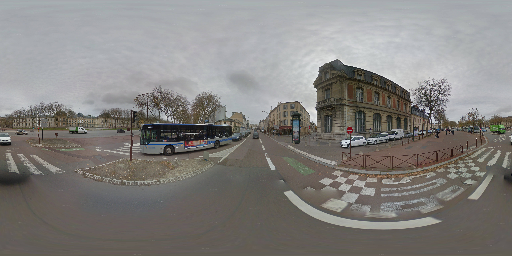
//> input picture pcl_viusalizer/data/pano.png, 512 x 256 px
$ ./backproj   (built with g++ and OpenCV 4)
//> lines starting //> are read from the running program, lines starting //| are printed output that depends on the picture

#include <vector>
#include <stdio.h>
#include <math.h>
#include <fstream>
#include <iostream>

#include <opencv2/opencv.hpp>

using namespace cv;
using namespace std;

Mat backProjection(double &heading, Mat &pano, double &stepPano ){

	int image_height = 480;
	int image_width  = 640;
	Mat rectilinear(image_height, image_width, CV_8UC3);

	Mat R(3,3, CV_64F);

	//double heading; //z axis (0 - 2*M_PI)
	double pitch = 0;  //acorrding to camera on fly
	double roll =0;

	double c1 = cos(heading*M_PI/180);
    double s1 = sin(heading*M_PI/180);
    double c2 = cos(pitch*M_PI/180);
    double s2 = sin(pitch*M_PI/180);

   	double m1[3][3] = {{c1,s1,0},{-s1,c1,0},{0,0,1}}; //heading counterclockwise
    double m2[3][3] = {{c2,0,-s2},{0,1,0},{s2,0,c2}};  //pitch

    Mat R1(3,3,CV_64F,m1);
    Mat R2(3,3,CV_64F,m2);

    //back projection
    //2D => 3D
    R =R1.t() * R2.t();


    //camera instrinsic parameters
		/*k = [f 0 cu
			0 f cv
			0 0 1] */

	//The fov is defined according to the focal lenth of camera on fly
	double fov =  57.7890;
	double f = (double) image_width/(2*tan(fov*M_PI/180/2));
	double cu = (double) image_width /2;
	double cv = (double) image_height /2;


    for (int u = 0; u < image_width; u++){
    	for (int v = 0; v < image_height; v++)
    	{
    		//d = direction of 3D point in camera frame (z forward)
    		//d = inverse (k) * [u,v,1]^T suppose dz=1
    		double dx = (double)(u-cu)/f;
    		double dy = (double)(cv-v)/f;
    		double dz = 1;//

    		Mat X(3,1,CV_64F); //3D point in image frame (x forward)

    		X.at<double>(0,0) = dz;
    		X.at<double>(1,0) = dx;
    		X.at<double>(2,0) = dy;

    		Mat Xpano = R*X; // in panorama frame (x forward)

    		double x, y, z;
		    // here I choose psi in (0 2pi) while theta in (0 pi)
    		x = Xpano.at<double>(0,0); //=cos(psi)*sin(theta)
    		y = Xpano.at<double>(1,0); //=sin(psi)*sin(theta)
			z = Xpano.at<double>(2,0); //=cos(theta)

    		double psi; //psi in range (0, 2*Pi)

            if (y>=0 & x >0)
            {
               	psi = atan(y/x);
            }else if (y>0 & x<0)
            {
                psi = M_PI +atan(y/x);
           	}else if (y<0 & x<0)
            {
                psi  = M_PI+atan(y/x);
            }else{
                psi = 2*M_PI + atan(y/x);
            }

    		double theta = acos(z/sqrt(dx*dx+dy*dy+dz*dz)); // theta in range (0, pi)

            theta *= 180/M_PI;
    		psi *= 180/M_PI;

            //outfile << theta <<", " << psi << endl;

            double c, r; // col/row of pixel in panorama
    		c = (double)(psi)/stepPano;
    		r = (double)(theta)/stepPano;

    		//cout << "c= " << c << ", r= " << r << endl;

    		if (isnan(c)||isnan(r) )
    		{
    			continue;
    		}else{
    			//
    			//Bilinear interpolation
    			int cInt = int (c);
    			int rInt = int (r);
    			double thetaC = fabs(c -cInt);
    			double thetaR = fabs(r -rInt);

                //cout << "pixel position =" << cInt <<", " << rInt << endl;

    			Vec3b color1 = pano.at<Vec3b>(Point(cInt,rInt));
    			Vec3b color2 = pano.at<Vec3b>(Point(cInt,rInt+1));
    			Vec3b color3 = pano.at<Vec3b>(Point(cInt+1,rInt));
    			Vec3b color4 = pano.at<Vec3b>(Point(cInt+1,rInt+1));

    			Vec3b colorFinal = color1*(1-thetaC)*(1-thetaR) + color2*thetaR*(1-thetaC)
    							+ color3*(1-thetaR)*thetaC + color4*thetaR*thetaC;

    			rectilinear.at<Vec3b>(v, u) = colorFinal;

    		}
    	}
    }
return rectilinear;
}


int main(int argc, const char *argv[]){


	char *PANORAMA_PATH = new char[100];

	sprintf(PANORAMA_PATH, "../pano.png");
	cout << PANORAMA_PATH << endl;
	Mat pano = imread(PANORAMA_PATH);
//> pano is the input picture: 256 rows x 512 cols, CV_8UC3; mean B, G, R 126.6, 129.2, 131.3

	int pano_width = pano.cols;
//> pano_width = 512
	int pano_height = pano.rows;
//> pano_height = 256
	assert(pano_width == 2 * pano_height); // W : H = 2 : 1

	// create 8 virtual cameras
	int num_camera = 6;
	double segment_length = (double)(pano_width)/(double)num_camera;
//> segment_length = 85.33


    //cout << "pitchMin="<< pitchMin <<" ,pitchMax=" << pitchMax <<endl;

	double stepPano = 360.0 / pano_width; //resolution in degree
//> stepPano = 0.703
	double angle_segment = (360.0) / (double)num_camera;


	for (int idx = 0; idx < num_camera; idx++)
	{
			// 8 virtual cameras' extrinsic parameters [R t], t doesn't change
			// in sphere frame
        	//ofstream outfile("/home/yu/Documents/Method1/data/panoNew/save.txt");
        	//double heading = angle_segment*(idx +1)- angle_segment/2.0;

        double heading = angle_segment*idx;
       	cout << heading << endl;

        Mat rectilinear = backProjection(heading, pano, stepPano);

        char * savefile = new char[100];
        sprintf(savefile,"%s%d%s", "../result/virtual_rect_", idx, ".png");
        cout << savefile << endl;
        imwrite(savefile, rectilinear);
        delete [] savefile;
	}
//> this loop made 6 passes
//> pass 1, `Mat rectilinear = backProjection(heading, pano, stepPano);`:
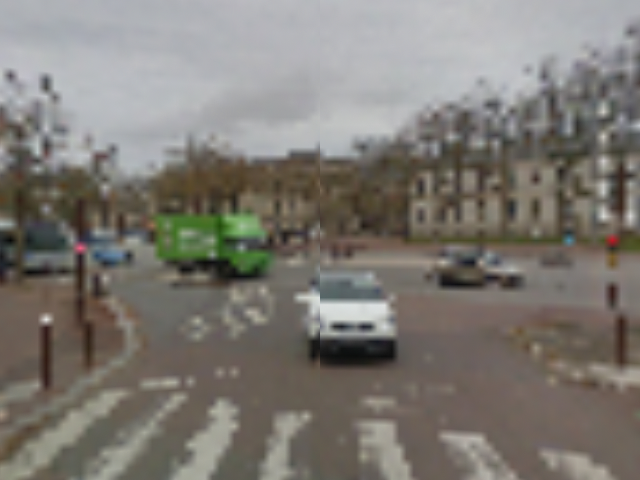
//> rectilinear: 480 rows x 640 cols, CV_8UC3; mean B, G, R 115.5, 121.7, 125.6
//> pass 2, `Mat rectilinear = backProjection(heading, pano, stepPano);`:
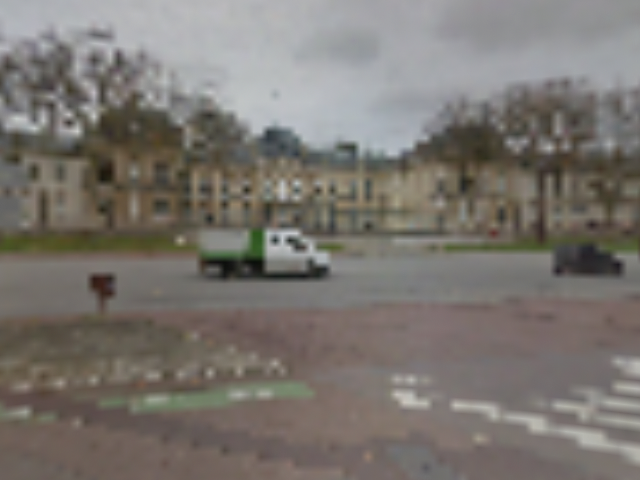
//> rectilinear: 480 rows x 640 cols, CV_8UC3; mean B, G, R 111.5, 117, 121.9
//> pass 3, `Mat rectilinear = backProjection(heading, pano, stepPano);`:
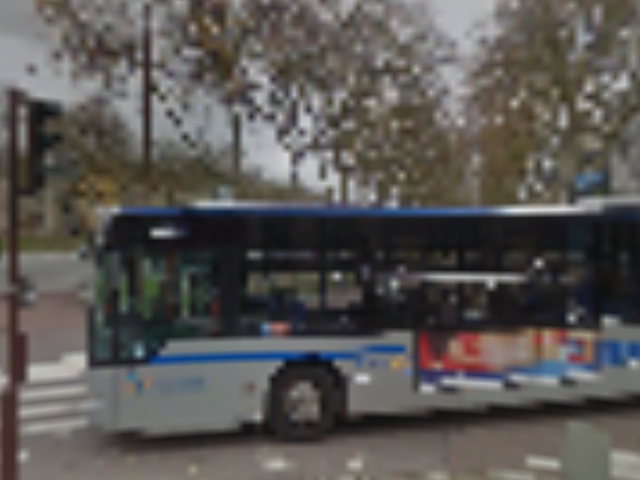
//> rectilinear: 480 rows x 640 cols, CV_8UC3; mean B, G, R 83.9, 86.5, 89.3

	delete [] PANORAMA_PATH;

return 0;
}
